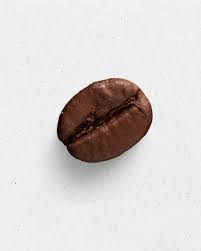
#> input picture lab4/9_examples/coffee.jpg, 201 x 251 px
$ python section_2_2_count_image.py
#> lines starting #> are read from the running program, lines starting #| are printed output that depends on the picture; after the words box and inside, x2 and y2 are one past the last pixel; in counts of white or black regions, pixels touching at a corner belong together
import cv2

img = cv2.imread("9_examples/coffee.jpg")
#> img is the input picture: shape (251, 201, 3); mean B, G, R 210.4, 211.8, 216.2

gray = cv2.cvtColor(img, cv2.COLOR_BGR2GRAY)
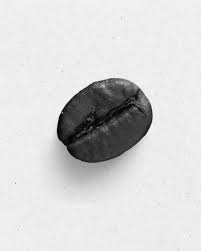
#> gray: shape (251, 201); min 1, max 255, mean 213

# Адаптивний поріг Otsu — автоматично визначає оптимальний рівень
_, thresh = cv2.threshold(gray, 0, 255, cv2.THRESH_BINARY_INV + cv2.THRESH_OTSU)
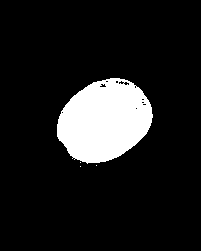
#> thresh: shape (251, 201); 11.9% white; 4 white regions (3 under 20 px)

contours, _ = cv2.findContours(thresh, cv2.RETR_EXTERNAL, cv2.CHAIN_APPROX_SIMPLE)
#> contours = 4 contours, 3 with area under 20; largest, box (x1, y1, x2, y2) and area: (57, 78, 153, 164) 5912

# Мінімальна площа контуру для фільтрації шуму
MIN_AREA = 100
filtered = [c for c in contours if cv2.contourArea(c) >= MIN_AREA]
#> filtered = 1 contour; box (x1, y1, x2, y2) and area: (57, 78, 153, 164) 5912

count = len(filtered)
#> count = 1
print("Знайдено об'єктів:", count)
#| Знайдено об'єктів: 1

for i, cnt in enumerate(filtered):
    x, y, w, h = cv2.boundingRect(cnt)
    cv2.rectangle(img, (x, y), (x + w, y + h), (0, 255, 0), 2)
    cv2.putText(img, str(i + 1), (x, y - 5),
                cv2.FONT_HERSHEY_SIMPLEX, 0.6, (0, 255, 0), 2)
#> this loop made 1 pass
#> (x, y, w, h) on pass 1: (57, 78, 96, 86)
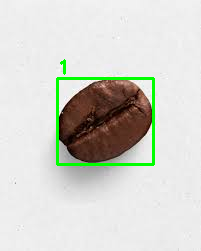
#> img: shape (251, 201, 3); 2.26% of pixels changed, all inside (x1, y1, x2, y2) = (56, 59, 155, 166)

cv2.imshow("Counted", img)
cv2.waitKey(0)
cv2.destroyAllWindows()
